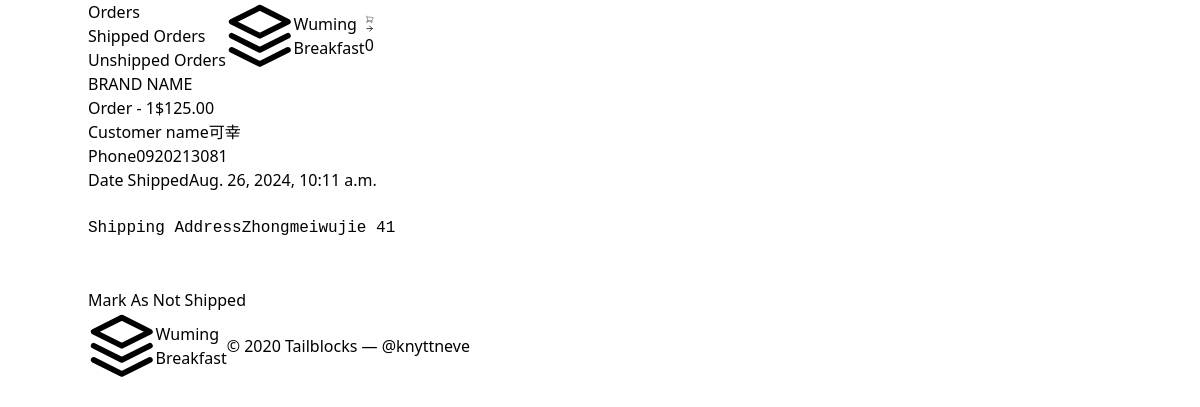
The app's page /payment/order_detail/1/ (signed in), older data.
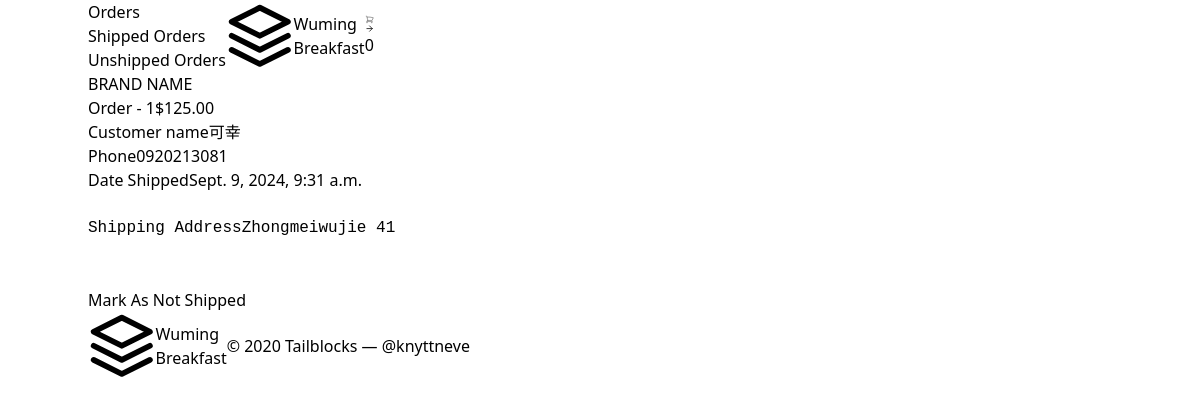
The same page, newer data.
### payment/models.py (models this page shows, shortened)
class Order(models.Model):
    user = models.ForeignKey(User, on_delete=models.CASCADE, blank=True, null=True)
    full_nammes = models.CharField(max_length=200)
    phone = models.CharField(max_length=200)
    email = models.EmailField(max_length=200, blank=True, null=True)
    shipping_address = models.TextField(max_length=200, blank=True, null=True)
    amount_paid = models.DecimalField(max_digits=6, decimal_places=2)
    date_added = models.DateTimeField(auto_now_add=True)
    shipped = models.BooleanField(default=False)
    date_shipped = models.DateTimeField(blank=True, null=True)

### payment/views.py (the view, shortened to what this page needs)
# urls.py: path('order_detail/<int:pk>/', views.order_detail, name='order_detail'),
def order_detail(request, pk):
    if request.user.is_authenticated and request.user.is_superuser:
        order = Order.objects.get(id=pk)
        items = OrderItem.objects.filter(order=pk)
        return render(request, 'payment/order_detail.html',{"order": order, "items": items})
    else:
        messages.error(request, 'You are not authorized to view this page!')
        return redirect('index')

### cart/cart.py (called while the page is built)
    def __len__(self):
        return len(self.cart)

### cart/context_proccessors.py (called while the page is built)
def cart(request):
    return {'cart': Cart(request)}

### payment/templates/payment/order_detail.html (shortened to what this page needs)
{% extends 'wuming/base.html' %}
{% block content %}
<section class="text-gray-600 body-font overflow-hidden">
    <div class="container px-5 py-24 mx-auto">
        <div class="lg:w-4/5 mx-auto flex flex-wrap">
            <div class="lg:w-1/2 w-full lg:pr-10 lg:py-6 mb-6 lg:mb-0">
                <h2 class="text-sm title-font text-gray-500 tracking-widest">BRAND NAME</h2>
                <div class="flex border-t border-gray-200 py-2">
                    <span class="text-gray-500">Order - {{order.id }}</span>
                    <span class="ml-auto text-gray-900">${{ order.amount_paid }}</span>
                </div>
                <div class="flex border-t border-gray-200 py-2">
                    <span class="text-gray-500">Customer name</span>
                    <span class="ml-auto text-gray-900">{{ order.full_nammes }}</span>
                </div>
                <div class="flex border-t border-gray-200 py-2">
                    <span class="text-gray-500">Phone</span>
                    <span class="ml-auto text-gray-900">{{ order.phone }}</span>
                </div>
                <div class="flex border-t border-b mb-6 border-gray-200 py-2">
                {% if order.date_shipped %}
                    <span class="text-gray-500">Date Shipped</span>
                    <span class="ml-auto text-gray-900">{{ order.date_shipped }}</span>
                {% else %}
                    <span class="text-gray-500">Date Ordered</span>
                    <span class="ml-auto text-gray-900">{{ order.date_added }}</span>
                {% endif %}
                </div>
                <pre>
                <div class="flex border-t border-b mb-6 border-gray-200 py-2">
                    <span class="text-gray-500">Shipping Address</span>
                    <span class="ml-auto text-gray-900">{{ order.shipping_address }}</span>
                </div>
                </pre>
                <div class="flex">
                {% if not order.shipped %}
                <form method="POST">
                    {% csrf_token %}
                    <input type="hidden" name="shipping_status" value="true">
                    <button type="submit" class="flex ml-auto text-white bg-yellow-500 border-0 py-2 px-6 focus:outline-none hover:bg-yellow-600 rounded">
                        Mark As Shipped
                    </button>
                </form>
                {% else %}
                <form method="POST">
                    <button class="flex ml-auto text-white bg-red-500 border-0 py-2 px-6 focus:outline-none hover:bg-red-600 rounded">Mark As Not Shipped</button>
                </form>
                {% endif %}
                </div>
            </div>
        </div>
    </div>
</section>
{% endblock %}

### wuming/templates/wuming/base.html (shortened to what this page needs)
{% load static tailwind_tags %}
<!DOCTYPE html>
<html lang="en">
    <head>
        {% tailwind_css %}
    </head>
    <body>
      <header class="body-font text-gray-600">
        <div class="container mx-auto flex flex-col flex-wrap items-center p-5 md:flex-row">
          <nav class="flex flex-wrap items-center text-base md:ml-auto lg:w-2/5">
            {% if user.is_superuser %}
            <div class="group inline-block">
              <button class="outline-none focus:outline-none border px-6 py-2 bg-yellow-700 flex items-center min-w-32 hover:bg-yellow-600 rounded">
                <span class="pr-1 text-white font-semibold text-lg flex-1">Orders</span>
              </button>
              <ul class="bg-white border rounded-sm transform scale-0 group-hover:scale-100 absolute transition duration-150 ease-in-out origin-top min-w-32">
                <li class="rounded-sm px-3 py-1 hover:bg-gray-200">
                  <a href="{% url 'shipped_dash' %}">Shipped Orders</a>
                </li>
                <li class="rounded-sm px-3 py-1 hover:bg-gray-200">
                  <a href="{% url 'not_shipped_dash' %}">Unshipped Orders</a>
                </li>
              </ul>
            </div>
            {% else %}
              <a class="mr-5 hover:text-gray-900">Wuming</a>
            {% endif %}
          </nav>
          <a href="{% url 'index' %}" class="title-font order-first mb-4 flex items-center font-medium text-gray-900 md:mb-0 lg:order-none lg:w-1/5 lg:items-center lg:justify-center">
            <svg xmlns="http://www.w3.org/2000/svg" fill="none" stroke="currentColor" stroke-linecap="round" stroke-linejoin="round" stroke-width="2" class="h-10 w-10 rounded-full bg-yellow-500 p-2 text-white" viewBox="0 0 24 24">
              <path d="M12 2L2 7l10 5 10-5-10-5zM2 17l10 5 10-5M2 12l10 5 10-5"></path>
            </svg>
            <span class="ml-3 text-xl">Wuming Breakfast</span>
          </a>
          <div class="ml-8 inline-flex lg:ml-0 lg:w-2/5 lg:justify-end">
            <a href="{% url 'cart_summary' %}" class="btn mt-4 inline-flex items-center rounded border-0 bg-yellow-700 px-7 py-1 text-white hover:bg-yellow-500 focus:outline-none md:mt-0">
              <svg fill="none" stroke="currentColor" stroke-linecap="round" stroke-linejoin="round" stroke-width="2" class="ml-1 h-4 w-4" viewBox="0 0 24 24">
                <path d="M5 12h14M12 5l7 7-7 7"></path>
              </svg>
              <span class="ml-2" id="cart_quantity">{{ cart|length }}</span>
            </a>
          </div>
        </div>
      </header>
        {% block content %}
        {% endblock %}
        <footer class="text-gray-600 body-font">
            <div class="container px-5 py-8 mx-auto flex items-center sm:flex-row flex-col">
              <a href="{% url 'index' %}" class="flex title-font font-medium items-center md:justify-start justify-center text-gray-900">
                <svg xmlns="http://www.w3.org/2000/svg" fill="none" stroke="currentColor" stroke-linecap="round" stroke-linejoin="round" stroke-width="2" class="w-10 h-10 text-white p-2 bg-indigo-500 rounded-full" viewBox="0 0 24 24">
                  <path d="M12 2L2 7l10 5 10-5-10-5zM2 17l10 5 10-5M2 12l10 5 10-5"></path>
                </svg>
                <span class="ml-3 text-xl">Wuming Breakfast</span>
              </a>
              <p class="text-sm text-gray-500 sm:ml-4 sm:pl-4 sm:border-l-2 sm:border-gray-200 sm:py-2 sm:mt-0 mt-4">© 2020 Tailblocks —
                <a href="https://twitter.com/knyttneve" class="text-gray-600 ml-1" rel="noopener noreferrer" target="_blank">@knyttneve</a>
              </p>
            </div>
        </footer>
    </body>
</html>

Row changes from the older to the newer data that the page shows:
changed Order "可幸": date_shipped "Aug. 26, 2024, 10:11 a.m." → "Sept. 9, 2024, 9:31 a.m."
